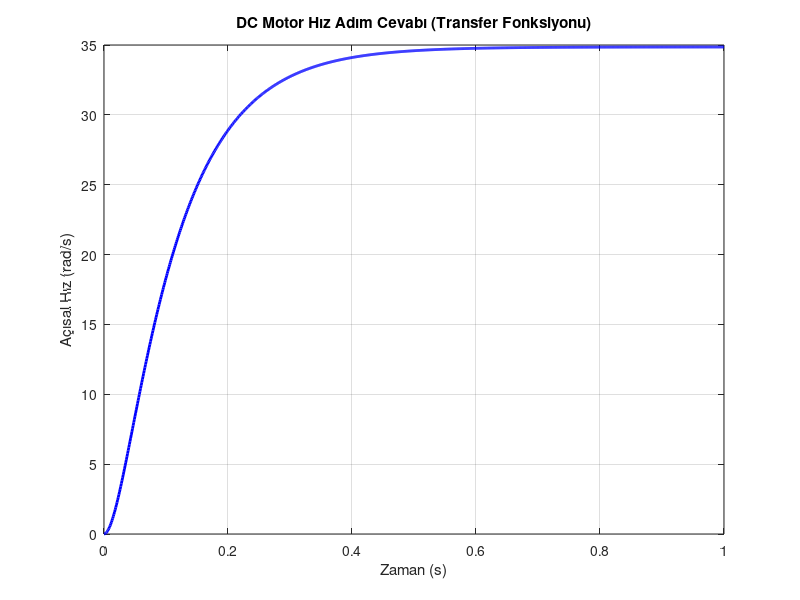

The MATLAB script that drew this image:
% -------------------------     GENEL NOTLAR    --------------------
% 
% Transfer fonksiyonları için kv ve kt değerlerini hesaplamamız lazım bu dc
% motor sisteminden 
%------------------------------------------
% Kv değeri (Back-EMF sabiti), 
% Bir DC motorun her rad/s açısal hız başına ürettiği gerilim V/(rad/s).
%
% Kv = Gerilim (12V) / Yüksüz Çalışma Hızı(4000 rpm)
% 
% rpm'yi rad/s dönüştürmemiz gerekir. Mechanical için 
% 
% 4000 rpm = 4000 × (2π/60) = 418.9 rad/s
% 
% Kv = 12 V / 418.9 rad/s = 0.0286 V/(rad/s)
%------------------------------------------
% Kt değeri amper başına düşen torktur. 
% 
% Genelde Kt = Kv olarak kabul edilir. 
% 
% Kt = 0.0286 N·m/A
% 
% Transfer fonksiyon hesabı
L = 0.01;         % Armature inductance (H) - modelinizden
R = 0.5;            % Armature resistance (ohm) - varsayılan değer
Kt = 0.0286;      % Tork sabiti (N.m/A) - hesaplandı
Kv = 0.0286;      % Hız sabiti (V/rad/s) - hesaplandı
J = 0.0002;       % Rotor inertia (kg·m²) - modelinizden
B = 0.5e-5;       % Rotor damping (N·m·s/rad) - modelinizden

% Transfer Fonksiyonu (Hız/Gerilim)
num = Kt;
den = [J*L, J*R+B*L, B*R+Kt*Kv];
sys_speed = tf(num, den);

% Transfer fonksiyonu hakkında bilgi
disp('DC Motor Transfer Fonksiyonu:');
disp(sys_speed);

% Adım cevabını al
t = 0:0.001:1; % Zaman aralığı
[y, t] = step(sys_speed, t);

% Grafiği çiz
figure;
plot(t, y, 'b-', 'LineWidth', 2);
title('DC Motor Hız Adım Cevabı (Transfer Fonksiyonu)');
xlabel('Zaman (s)');
ylabel('Açısal Hız (rad/s)');
grid on;
